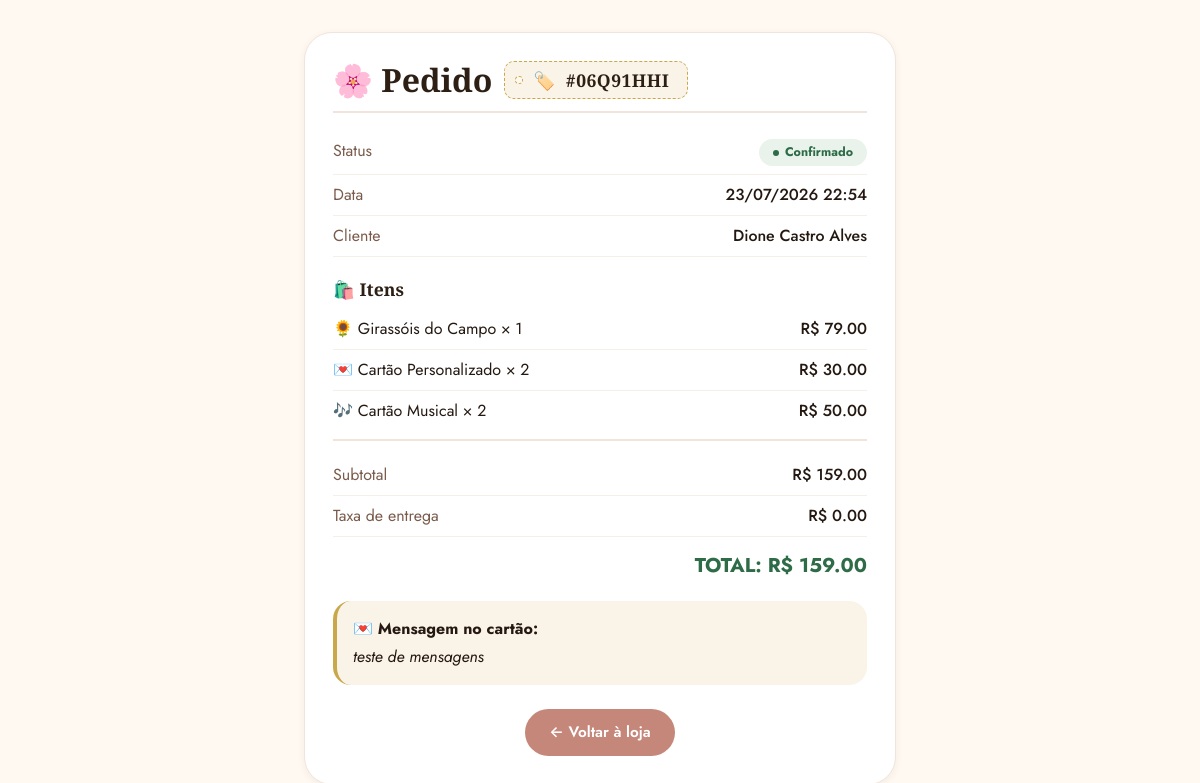
The page /pedido/06Q91HHI on the database its author committed.
### models.py (models this page shows, shortened)
class Pedido(db.Model):
    __tablename__ = 'pedido'
    id = db.Column(db.Integer, primary_key=True)
    codigo = db.Column(db.String(20), unique=True, nullable=False)
    status = db.Column(db.String(30), default='Pendente')
    subtotal = db.Column(db.Float, nullable=False, default=0.0)
    taxa_entrega = db.Column(db.Float, nullable=False, default=0.0)
    total = db.Column(db.Float, nullable=False, default=0.0)
    observacao = db.Column(db.Text)
    mensagem_cartao = db.Column(db.String(300))
    data_pedido = db.Column(db.DateTime, default=lambda: datetime.now(timezone.utc))
    data_entrega = db.Column(db.DateTime)
    cliente_id = db.Column(db.Integer, db.ForeignKey('cliente.id'), nullable=False)
    local_entrega_id = db.Column(db.Integer, db.ForeignKey('local_entrega.id'), nullable=False)
    itens = db.relationship('ItemPedido', backref='pedido', lazy='joined', cascade='all, delete-orphan')

class Cliente(db.Model):
    __tablename__ = 'cliente'
    id = db.Column(db.Integer, primary_key=True)
    nome = db.Column(db.String(100), nullable=False)
    email = db.Column(db.String(100))
    telefone = db.Column(db.String(20), nullable=False, unique=True)
    criado_em = db.Column(db.DateTime, default=lambda: datetime.now(timezone.utc))
    pedidos = db.relationship('Pedido', backref='cliente', lazy=True)

class ItemPedido(db.Model):
    __tablename__ = 'item_pedido'
    id = db.Column(db.Integer, primary_key=True)
    pedido_id = db.Column(db.Integer, db.ForeignKey('pedido.id'), nullable=False)
    produto_id = db.Column(db.Integer, db.ForeignKey('produto.id'), nullable=False)
    quantidade = db.Column(db.Integer, nullable=False, default=1)
    preco_unitario = db.Column(db.Float, nullable=False)
    produto = db.relationship('Produto', lazy='joined')

class Produto(db.Model):
    __tablename__ = 'produto'
    id = db.Column(db.Integer, primary_key=True)
    nome = db.Column(db.String(100), nullable=False)
    descricao = db.Column(db.String(300))
    preco = db.Column(db.Float, nullable=False)
    emoji = db.Column(db.String(10), nullable=False)
    tag = db.Column(db.String(50))
    estoque = db.Column(db.Integer, default=99)
    ativo = db.Column(db.Boolean, default=True)
    categoria_id = db.Column(db.Integer, db.ForeignKey('categoria.id'), nullable=False)

### routes.py (the view)
@main_bp.route('/pedido/<codigo>')
def ver_pedido(codigo):
    pedido = Pedido.query.filter_by(codigo=codigo).first()
    if not pedido:
        return render_template('404.html', mensagem='Pedido não encontrado'), 404
    return render_template('pedido.html', pedido=pedido)

### templates/pedido.html (shortened to what this page needs)
<!DOCTYPE html>
<html lang="pt-BR">
<head>
  <link rel="stylesheet" href="{{ url_for('static', filename='css/theme.css') }}">
</head>
<body>
  <main id="conteudo" class="fb-container fb-container--narrow" style="padding-top: 32px; padding-bottom: 40px;">
    <div class="fb-card">
      <h1 style="display:flex; align-items:center; gap:12px; flex-wrap:wrap;">
        <span>🌸 Pedido</span>
        <span class="gift-tag"><span aria-hidden="true">🏷️</span><span class="gift-tag__code">#{{ pedido.codigo }}</span></span>
      </h1>
      <div class="fb-row">
        <span class="label">Status</span>
        <span class="status-badge status-{{ pedido.status | lower | replace(' ', '-') }}">{{ pedido.status }}</span>
      </div>
      <div class="fb-row"><span class="label">Data</span><span class="value">{{ pedido.data_pedido.strftime('%d/%m/%Y %H:%M') }}</span></div>
      <div class="fb-row"><span class="label">Cliente</span><span class="value">{{ pedido.cliente.nome if pedido.cliente else '—' }}</span></div>
      <div style="margin: 22px 0 8px;">
        <h2 style="font-size: 1.1rem; border: none; padding: 0; margin-bottom: 10px;">🛍️ Itens</h2>
        {% for item in pedido.itens %}
        <div class="fb-row">
          <span>{{ item.produto.emoji }} {{ item.produto.nome }} × {{ item.quantidade }}</span>
          <span class="value">R$ {{ "%.2f"|format(item.preco_unitario * item.quantidade) }}</span>
        </div>
        {% endfor %}
      </div>
      <div style="border-top: 2px solid var(--linha); padding-top: 14px;">
        <div class="fb-row"><span class="label">Subtotal</span><span class="value">R$ {{ "%.2f"|format(pedido.subtotal) }}</span></div>
        <div class="fb-row"><span class="label">Taxa de entrega</span><span class="value">R$ {{ "%.2f"|format(pedido.taxa_entrega) }}</span></div>
        <div class="fb-total">TOTAL: R$ {{ "%.2f"|format(pedido.total) }}</div>
      </div>
      {% if pedido.mensagem_cartao %}
      <div style="margin-top: 20px; background: var(--creme); padding: 16px; border-radius: var(--radius-md); border-left: 4px solid var(--ouro);">
        <strong>💌 Mensagem no cartão:</strong>
        <p style="font-style:italic; margin-top:4px;">{{ pedido.mensagem_cartao }}</p>
      </div>
      {% endif %}
      <div style="margin-top: 24px; text-align: center;">
        <a href="/" class="btn btn--primary">← Voltar à loja</a>
      </div>
    </div>
  </main>
</body>
</html>

### static/css/theme.css (style rules this page uses)
:root { --ink: #241811; --terra: #2d1f14; --musgo: #3a4a2f; --musgo-alt: #2e6b47; --seco: #7a5b4b; --seco-light: #a3907f; --rosa: #c4877a; --rosa-deep: #a06b5e; --petala: #e8b4a2; --ouro: #c9a84c; --ouro-claro: #f0d080; --creme: #faf3e8; --bg: #fff9f2; --paper: #ffffff; --linha: #f0e4dc; --linha-suave:#f5efe8; --erro: #b3261e; --erro-bg: #fbeae9; --sucesso: #2e6b47; --sucesso-bg: #e9f3ec; --aviso: #8a6d1a; --aviso-bg: #fdf3d9; --info: #2158a0; --info-bg: #e8f0fb; --font-serif: 'Cormorant Garamond', Georgia, serif; --font-sans: 'Jost', -apple-system, sans-serif; --radius-sm: 10px; --radius-md: 18px; --radius-lg: 28px; --radius-pill: 999px; --shadow-sm: 0 2px 8px rgba(36,24,17,0.06); --shadow-md: 0 8px 24px rgba(36,24,17,0.08); --shadow-lg: 0 20px 40px -16px rgba(36,24,17,0.18); --space-1: 4px; --space-2: 8px; --space-3: 12px; --space-4: 16px; --space-5: 20px; --space-6: 24px; --space-8: 32px; --space-10: 40px; color-scheme: light; }
*, *::before, *::after { box-sizing: border-box; }
* { margin: 0; padding: 0; }
html { -webkit-text-size-adjust: 100%; }
body { font-family: var(--font-sans); background: var(--bg); color: var(--ink); line-height: 1.5; min-height: 100vh; }
a { color: var(--rosa-deep); }
h1, h2, h3 { font-family: var(--font-serif); color: var(--terra); font-weight: 600; line-height: 1.15; }
button, a, input, select, textarea { font-family: inherit; }
.fb-container { max-width: 1200px; margin: 0 auto; padding: 0 24px; }
.fb-container--narrow { max-width: 640px; }
.btn { display: inline-flex; align-items: center; justify-content: center; gap: 8px; border: none; border-radius: var(--radius-pill); font-family: var(--font-sans); font-weight: 600; font-size: 0.95rem; padding: 12px 24px; cursor: pointer; transition: background 0.18s, transform 0.12s, box-shadow 0.18s; text-decoration: none; }
.btn--primary { background: var(--rosa); color: #fff; }
.fb-card { background: var(--paper); border-radius: var(--radius-lg); padding: 28px; border: 1px solid var(--linha); box-shadow: var(--shadow-sm); }
.fb-card h1, .fb-card h2 { border-bottom: 2px solid var(--linha); padding-bottom: 12px; margin-bottom: 18px; }
.status-badge { display: inline-flex; align-items: center; gap: 6px; padding: 4px 14px; border-radius: var(--radius-pill); font-weight: 700; font-size: 0.78rem; text-transform: capitalize; white-space: nowrap; }
.status-badge::before { content: ''; width: 6px; height: 6px; border-radius: 50%; background: currentColor; }
.status-confirmado { background: var(--sucesso-bg); color: var(--sucesso); }
.gift-tag { position: relative; display: inline-flex; align-items: center; gap: 10px; background: var(--creme); border: 1.5px dashed var(--ouro); border-radius: var(--radius-sm); padding: 8px 18px 8px 14px; font-family: var(--font-serif); font-size: 1.1rem; font-weight: 600; color: var(--terra); letter-spacing: 0.5px; }
.gift-tag::before { content: ''; width: 8px; height: 8px; border-radius: 50%; background: var(--bg); border: 1.5px dashed var(--ouro); margin-left: -4px; }
.gift-tag .gift-tag__code { font-variant-numeric: tabular-nums; }
.fb-row { display: flex; justify-content: space-between; gap: 12px; padding: 8px 0; border-bottom: 1px solid var(--linha-suave); }
.fb-row:last-child { border-bottom: none; }
.fb-row .label { color: var(--seco); }
.fb-row .value { font-weight: 500; text-align: right; }
.fb-total { font-size: 1.25rem; font-weight: 700; color: var(--musgo-alt); text-align: right; margin-top: 14px; }

### rows shown on the page
Pedido: codigo "06Q91HHI", status "Confirmado", data_pedido "23/07/2026 22:54", subtotal "159.00", taxa_entrega "0.00", total "159.00", mensagem_cartao "teste de mensagens"
Cliente: cliente "Dione Castro Alves"
ItemPedido: produto.emoji "🌻", produto.nome "Girassóis do Campo", quantidade "1", item.preco_unitario*item.quantidade "79.00"
ItemPedido: produto.emoji "💌", produto.nome "Cartão Personalizado", quantidade "2", item.preco_unitario*item.quantidade "30.00"
ItemPedido: produto.emoji "🎶", produto.nome "Cartão Musical", quantidade "2", item.preco_unitario*item.quantidade "50.00"
